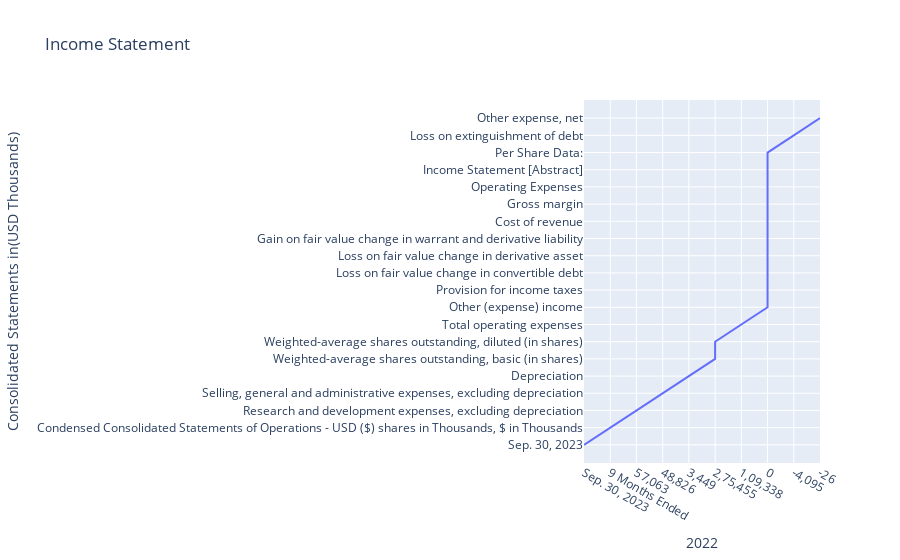

Notebook cell for this chart:
### Code cell
amount_df= df.groupby('Consolidated Statements in(USD Thousands)')['2022'].sum().reset_index()
amount_df.sort_values(by='2022', ascending=False, inplace= True)
fig = px.line(amount_df.head(20), x ='2022', y='Consolidated Statements in(USD Thousands)',title= 'Income Statement')
fig.show()

### Figure 1 — Plotly figure (JSON) as saved in the notebook; plotly's stock layout.template omitted (floating-point values rounded to 4 significant figures)
{"data": [{"hovertemplate": "2022=%{x}<br>Consolidated Statements in(USD Thousands)=%{y}<extra></extra>", "legendgroup": "", "line": {"color": "#636efa", "dash": "solid"}, "marker": {"symbol": "circle"}, "mode": "lines", "name": "", "orientation": "v", "showlegend": false, "type": "scatter", "x": ["Sep. 30, 2023", "9 Months Ended", "57,063", "48,826", "3,449", "2,75,455", "2,75,455", "1,09,338", "0", "0", "0", "0", "0", "0", "0", "0", "0", "0", "-4,095", "-26"], "xaxis": "x", "y": ["Sep. 30, 2023", "Condensed Consolidated Statements of Operations - USD ($) shares in Thousands, $ in Thousands", "Research and development expenses, excluding depreciation", "Selling, general and administrative expenses, excluding depreciation", "Depreciation", "Weighted-average shares outstanding, basic (in shares)", "Weighted-average shares outstanding, diluted (in shares)", "Total operating expenses", "Other (expense) income", "Provision for income taxes", "Loss on fair value change in convertible debt", "Loss on fair value change in derivative asset", "Gain on fair value change in warrant and derivative liability", "Cost of revenue", "Gross margin", "Operating Expenses", "Income Statement [Abstract]", "Per Share Data:", "Loss on extinguishment of debt", "Other expense, net"], "yaxis": "y"}], "layout": {"autosize": true, "legend": {"tracegroupgap": 0}, "title": {"text": "Income Statement"}, "xaxis": {"anchor": "y", "autorange": true, "domain": [0, 1], "range": [0, 9], "title": {"text": "2022"}, "type": "category"}, "yaxis": {"anchor": "x", "autorange": true, "domain": [0, 1], "range": [-1.056, 20.06], "title": {"text": "Consolidated Statements in(USD Thousands)"}, "type": "category"}}}
